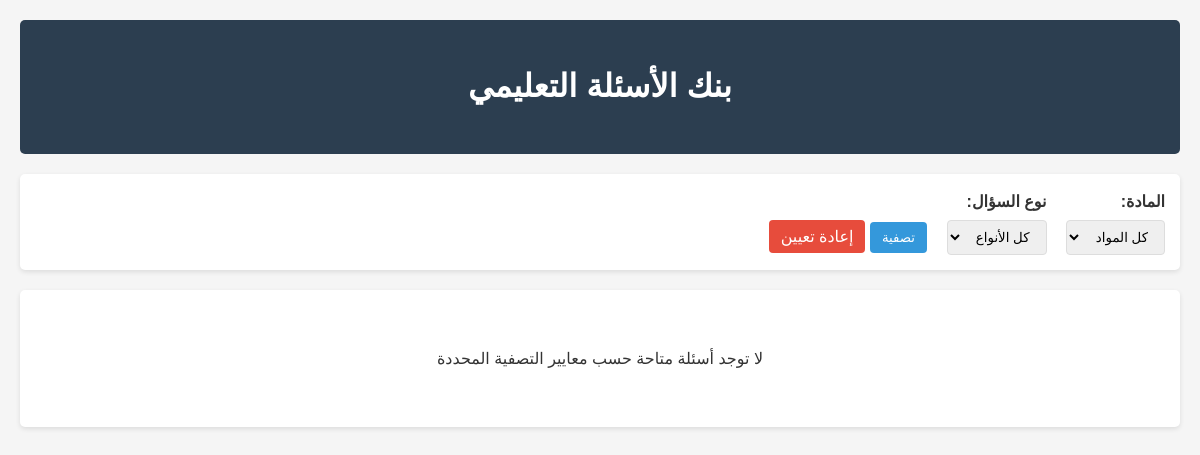
The app's page /student/questions.php?subject=اللغة العربية (signed in), older data.
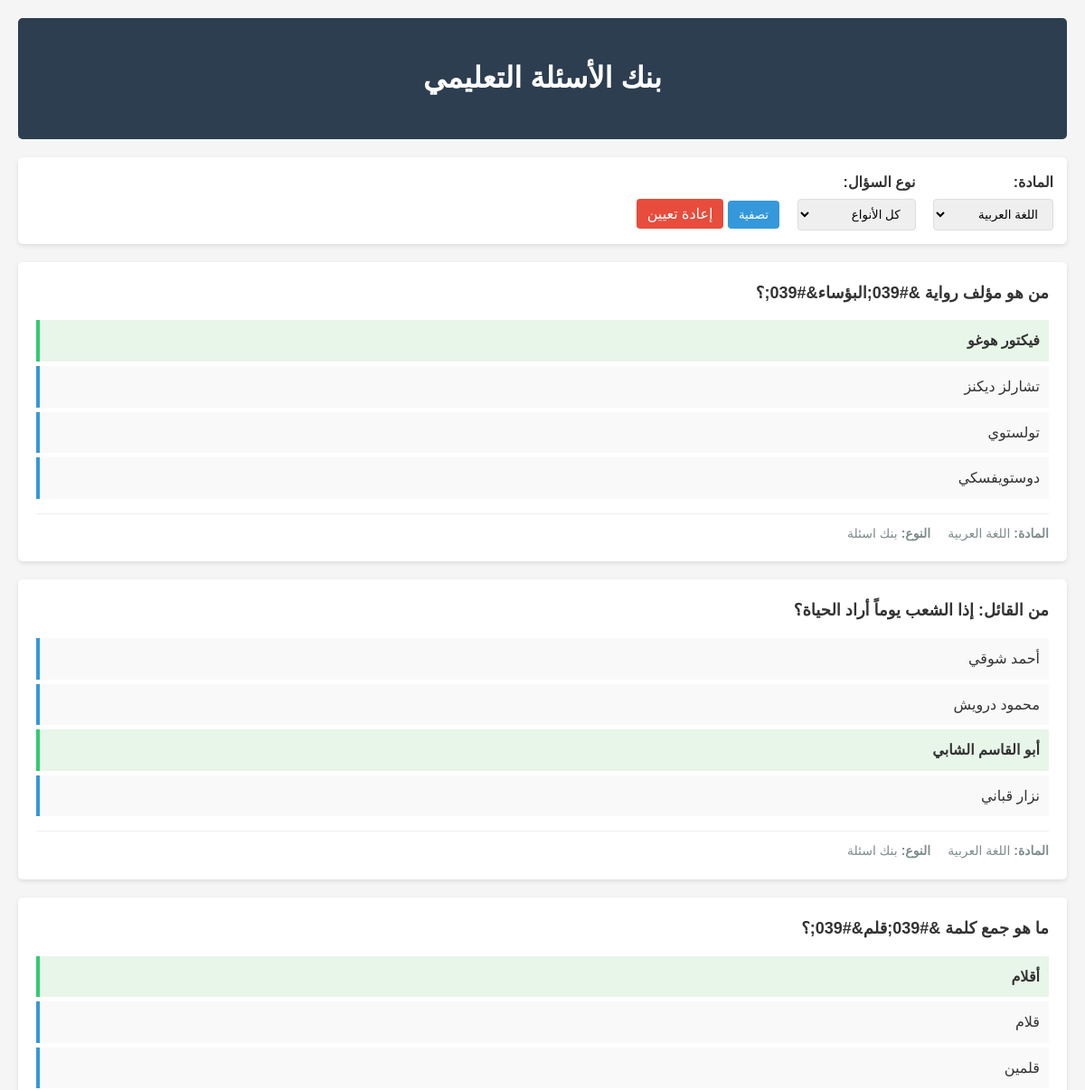
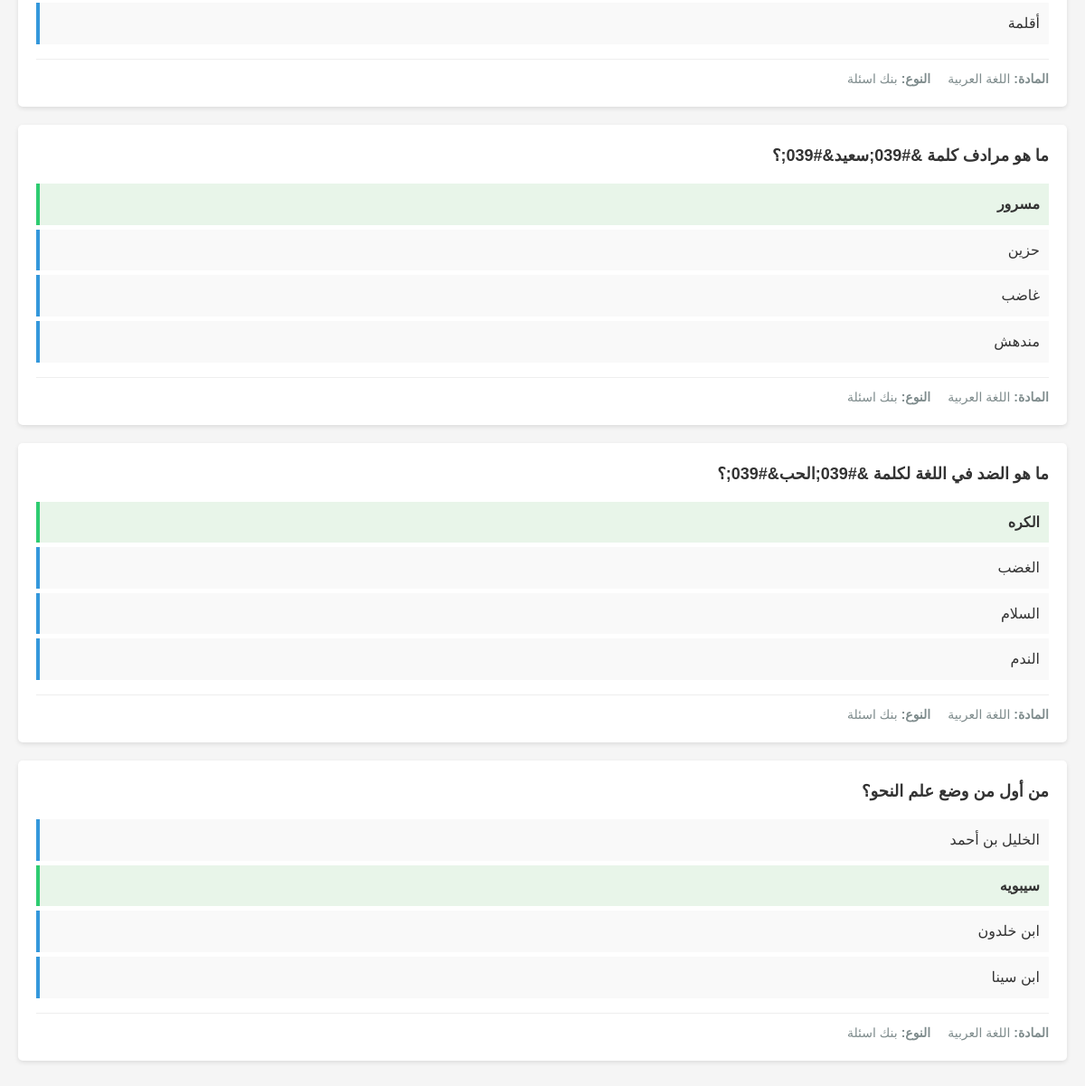
The same page, newer data (2 pictures, top to bottom).
### tables this page shows
CREATE TABLE `questions` (
  `id` int(11) NOT NULL,
  `question_text` text NOT NULL,
  `question_image` varchar(255) DEFAULT NULL,
  `option1` text NOT NULL,
  `option2` text NOT NULL,
  `option3` text NOT NULL,
  `option4` text NOT NULL,
  `correct_answer` int(1) NOT NULL COMMENT '1-4',
  `subject` varchar(100) NOT NULL,
  `lesson_name` varchar(255) NOT NULL,
  `lesson` varchar(100) DEFAULT NULL,
  `question_type` enum('بنك اسئلة','اختبارات شاملة','تحدى نفسك','إمتحان الوزارة') NOT NULL,
  `note1` text DEFAULT NULL,
  `note2` text DEFAULT NULL,
  `note3` text DEFAULT NULL,
  `note4` text DEFAULT NULL,
  `added_date` datetime NOT NULL DEFAULT current_timestamp(),
  `added_by` int(11) DEFAULT NULL COMMENT 'ID of admin who added'
);

### php/config.php (called while the page is built, shortened)
<?php
function sanitizeInput($data) {
    return htmlspecialchars(strip_tags(trim($data)));
}
?>

### student/questions.php (the view, shortened to what this page needs)
<?php
require_once '../config.php';
$subject_filter = isset($_GET['subject']) ? sanitizeInput($_GET['subject']) : '';
$sql = "SELECT * FROM questions WHERE 1=1";
$params = [];
if (!empty($subject_filter)) {
    $sql .= " AND subject = ?";
    $params[] = $subject_filter;
}
$sql .= " ORDER BY subject, question_type";
try {
    $stmt = $pdo->prepare($sql);
    $stmt->execute($params);
    $questions = $stmt->fetchAll(PDO::FETCH_ASSOC);
    $subjects = $pdo->query("SELECT DISTINCT subject FROM questions ORDER BY subject")->fetchAll(PDO::FETCH_COLUMN);
} catch (PDOException $e) {
    die("Error fetching questions: " . $e->getMessage());
}
?>
<!DOCTYPE html>
<html lang="ar" dir="rtl">
<head>
</head>
<body>
    <div class="container">
        <header>
            <h1>بنك الأسئلة التعليمي</h1>
        </header>
        <div class="filters">
            <form method="get" action="">
                <div class="filter-group">
                    <label for="subject">المادة:</label>
                    <select id="subject" name="subject">
                        <option value="">كل المواد</option>
                        <?php foreach ($subjects as $subject): ?>
                            <option value="<?= htmlspecialchars($subject) ?>" <?= $subject_filter === $subject ? 'selected' : '' ?>>
                                <?= htmlspecialchars($subject) ?>
                            </option>
                        <?php endforeach; ?>
                    </select>
                </div>
                <div class="filter-group">
                    <label for="type">نوع السؤال:</label>
                    <select id="type" name="type">
                        <option value="">كل الأنواع</option>
                    </select>
                </div>
                <div class="filter-group">
                    <button type="submit">تصفية</button>
                    <a href="?" class="reset-btn" style="padding: 8px 12px; text-decoration: none; color: white; border-radius: 4px;">إعادة تعيين</a>
                </div>
            </form>
        </div>
        <?php if (empty($questions)): ?>
            <div class="no-questions">
                <p>لا توجد أسئلة متاحة حسب معايير التصفية المحددة</p>
            </div>
        <?php else: ?>
            <?php foreach ($questions as $question): ?>
                <div class="question-card">
                    <div class="question-text"><?= nl2br(htmlspecialchars($question['question_text'])) ?></div>
                    <ul class="options-list">
                        <?php for ($i = 1; $i <= 4; $i++): ?>
                            <li class="option <?= $question['correct_answer'] == $i ? 'correct-option' : '' ?>">
                                <?= htmlspecialchars($question['option'.$i]) ?>
                            </li>
                        <?php endfor; ?>
                    </ul>
                    <div class="question-meta">
                        <span class="meta-item"><strong>المادة:</strong> <?= htmlspecialchars($question['subject']) ?></span>
                        <span class="meta-item"><strong>النوع:</strong> <?= htmlspecialchars($question['question_type']) ?></span>
                    </div>
                </div>
            <?php endforeach; ?>
        <?php endif; ?>
    </div>
</body>
</html>

Row changes from the older to the newer data that the page shows:
added questions: question_text "من هو مؤلف رواية &#039;البؤساء&#039;؟", option1 "فيكتور هوغو", option2 "تشارلز ديكنز", option3 "تولستوي", option4 "دوستويفسكي", subject "اللغة العربية", question_type "بنك اسئلة"
added questions: question_text "من القائل: إذا الشعب يوماً أراد الحياة؟", option1 "أحمد شوقي", option2 "محمود درويش", option3 "أبو القاسم الشابي", option4 "نزار قباني", subject "اللغة العربية", question_type "بنك اسئلة"
added questions: question_text "ما هو جمع كلمة &#039;قلم&#039;؟", option1 "أقلام", option2 "قلام", option3 "قلمين", option4 "أقلمة", subject "اللغة العربية", question_type "بنك اسئلة"
added questions: question_text "ما هو مرادف كلمة &#039;سعيد&#039;؟", option1 "مسرور", option2 "حزين", option3 "غاضب", option4 "مندهش", subject "اللغة العربية", question_type "بنك اسئلة"
added questions: question_text "ما هو الضد في اللغة لكلمة &#039;الحب&#039;؟", option1 "الكره", option2 "الغضب", option3 "السلام", option4 "الندم", subject "اللغة العربية", question_type "بنك اسئلة"
added questions: question_text "من أول من وضع علم النحو؟", option1 "الخليل بن أحمد", option2 "سيبويه", option3 "ابن خلدون", option4 "ابن سينا", subject "اللغة العربية", question_type "بنك اسئلة"
Text that changed along with them:
form field subject: "كل المواد" → "اللغة العربية"
text no longer shown: "لا توجد أسئلة متاحة حسب معايير التصفية المحددة"
